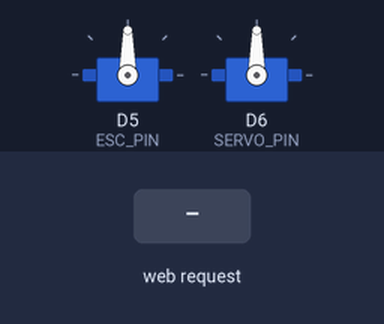
Bench run of a sketch on a simulated ESP8266 (NodeMCU). Shown: 2 × servo. The inputs (shaded band) are chosen by the test bench.

Above: at 1.2 s.
1.3 s: HTTP request GET /control?speed=120&steer=120 received
At 1.6 s:
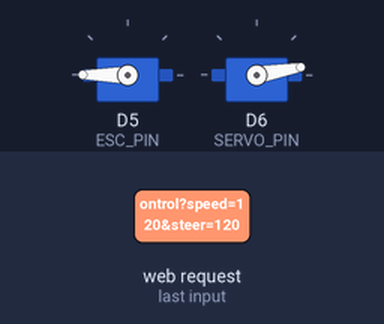
2.8 s: HTTP request GET /control?speed=1&steer=1 received
At 3.9 s:
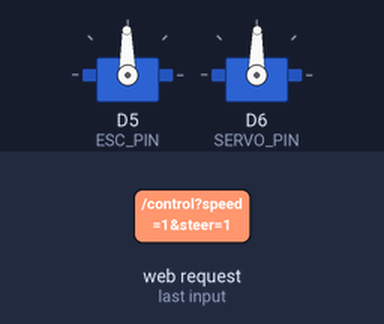
Timing chart, 0 to 5.8 s (numbered marks = the images above; inputs shaded):
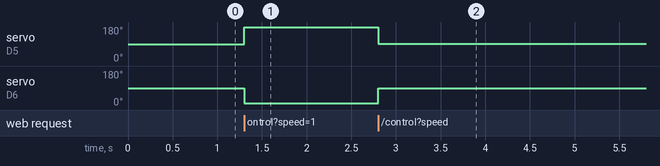

Measured:
- after the input at 1.3 s, servo on D5 (ESC_PIN): 90° → 180° at once; servo on D6 (SERVO_PIN): 90° → 10° at once
- after the input at 2.8 s, servo on D5 (ESC_PIN): 180° → 91° at once; servo on D6 (SERVO_PIN): 10° → 89° at once

The sketch:

Mobile_RC-with-esc.ino
```cpp
#include <ESP8266WiFi.h>
#include <ESP8266WebServer.h>
#include <Servo.h>

// --- Hardware Pin Definitions (Same as original setup) ---
#define ESC_PIN D5    // 10A Brushed ESC signal line
#define SERVO_PIN D6  // Steering Servo signal line

// --- Wi-Fi Credentials ---
const char* ssid = "RCCar_NodeMCU";
const char* password = "password123";

ESP8266WebServer server(80);

Servo motorESC;
Servo steeringServo;

// --- Calibration Variables ---
int servoCenter = 90;     // Neutral angle (degrees)
int servoMin = 10;        // Left turn limit
int servoMax = 170;       // Right turn limit
bool reverseServo = true; // Flip steering direction if needed

// --- Mobile Touch Web Interface ---
const char HTML_PAGE[] PROGMEM = R"rawliteral(
<!DOCTYPE html>
<html>
<head>
  <meta name="viewport" content="width=device-width, initial-scale=1.0, maximum-scale=1.0, user-scalable=no">
  <title>ESC & Servo Controller</title>
  <style>
    * { box-sizing: border-box; touch-action: none; -webkit-touch-callout: none; -webkit-user-select: none; }
    body {
      background-color: #0d0d0d;
      color: #ffffff;
      font-family: sans-serif;
      margin: 0;
      padding: 0;
      width: 100vw;
      height: 100vh;
      overflow: hidden;
      display: flex;
      justify-content: space-between;
      align-items: center;
    }
    .joystick-zone {
      position: relative;
      width: 220px;
      height: 220px;
      background: #1a1a1a;
      border: 4px solid #00adb5;
      border-radius: 50%;
      margin: 0 4vw;
    }
    .handle {
      position: absolute;
      width: 70px;
      height: 70px;
      background: #00adb5;
      border-radius: 50%;
      top: 75px;
      left: 75px;
      box-shadow: 0 0 15px rgba(0, 173, 181, 0.6);
      pointer-events: none;
    }
    .label {
      position: absolute;
      top: -35px;
      width: 100%;
      text-align: center;
      font-weight: bold;
      font-size: 18px;
      color: #00adb5;
    }
  </style>
</head>
<body>

  <!-- Left Joystick: Throttle (ESC) -->
  <div class="joystick-zone" id="leftZone">
    <div class="label">THROTTLE (ESC)</div>
    <div class="handle" id="leftHandle"></div>
  </div>

  <!-- Right Joystick: Steering (Servo) -->
  <div class="joystick-zone" id="rightZone">
    <div class="label">STEERING</div>
    <div class="handle" id="rightHandle"></div>
  </div>

  <script>
    let currentSpeed = 0;
    let currentSteer = 0;
    let lastSentSpeed = null;
    let lastSentSteer = null;
    let sendInFlight = false;

    const leftZone = document.getElementById('leftZone');
    const leftHandle = document.getElementById('leftHandle');
    const rightZone = document.getElementById('rightZone');
    const rightHandle = document.getElementById('rightHandle');

    function sendCommand() {
      if (sendInFlight) return;
      if (currentSpeed === lastSentSpeed && currentSteer === lastSentSteer) return;

      sendInFlight = true;
      lastSentSpeed = currentSpeed;
      lastSentSteer = currentSteer;

      fetch(`/control?speed=${currentSpeed}&steer=${currentSteer}`, { keepalive: true })
        .then(() => { sendInFlight = false; })
        .catch(() => { sendInFlight = false; });
    }

    setInterval(sendCommand, 20);

    function processTouches(e) {
      e.preventDefault();

      let leftActive = false;
      let rightActive = false;

      const leftRect = leftZone.getBoundingClientRect();
      const rightRect = rightZone.getBoundingClientRect();

      const leftCenterX = leftRect.left + 110;
      const leftCenterY = leftRect.top + 110;
      const rightCenterX = rightRect.left + 110;
      const rightCenterY = rightRect.top + 110;

      const activeRadius = 140;

      for (let i = 0; i < e.touches.length; i++) {
        const touch = e.touches[i];

        // Left Joystick (Throttle)
        const distLeft = Math.hypot(touch.clientX - leftCenterX, touch.clientY - leftCenterY);
        if (distLeft <= activeRadius) {
          leftActive = true;
          let y = touch.clientY - leftCenterY;
          y = Math.max(-80, Math.min(80, y));
          leftHandle.style.transform = `translate(0px, ${y}px)`;
          currentSpeed = Math.round((-y / 80) * 100);
        }

        // Right Joystick (Steering)
        const distRight = Math.hypot(touch.clientX - rightCenterX, touch.clientY - rightCenterY);
        if (distRight <= activeRadius) {
          rightActive = true;
          let x = touch.clientX - rightCenterX;
          x = Math.max(-80, Math.min(80, x));
          rightHandle.style.transform = `translate(${x}px, 0px)`;
          currentSteer = Math.round((x / 80) * 100);
        }
      }

      if (!leftActive) {
        leftHandle.style.transform = 'translate(0px, 0px)';
        currentSpeed = 0;
      }

      if (!rightActive) {
        rightHandle.style.transform = 'translate(0px, 0px)';
        currentSteer = 0;
      }
    }

    window.addEventListener('touchstart', processTouches, {passive: false});
    window.addEventListener('touchmove', processTouches, {passive: false});
    window.addEventListener('touchend', processTouches, {passive: false});
    window.addEventListener('touchcancel', processTouches, {passive: false});
  </script>
</body>
</html>
)rawliteral";

void handleControl() {
  if (server.hasArg("speed") && server.hasArg("steer")) {
    int speedPct = server.arg("speed").toInt(); // -100 to +100
    int steerPct = server.arg("steer").toInt(); // -100 to +100

    // ESC Control: 1500us (neutral), 2000us (full forward), 1000us (full reverse)
    int escPulse = map(speedPct, -100, 100, 1000, 2000);
    motorESC.writeMicroseconds(escPulse);

    // Servo Control
    int steerOffset = map(steerPct, -100, 100, -80, 80);
    int targetAngle;

    if (reverseServo) {
      targetAngle = servoCenter - steerOffset;
    } else {
      targetAngle = servoCenter + steerOffset;
    }

    targetAngle = constrain(targetAngle, servoMin, servoMax);
    steeringServo.write(targetAngle);

    server.send(200, "text/plain", "OK");
  } else {
    server.send(400, "text/plain", "Bad Request");
  }
}

void setup() {
  // Attach ESC to D1 (Pulse width range: 1000us - 2000us)
  motorESC.attach(ESC_PIN, 1000, 2000);
  motorESC.writeMicroseconds(1500); // Arms the ESC at startup

  // Attach Steering Servo to D5
  steeringServo.attach(SERVO_PIN);
  steeringServo.write(servoCenter);

  // Configure Wi-Fi Access Point
  WiFi.mode(WIFI_AP);
  WiFi.softAP(ssid, password);
  WiFi.setOutputPower(20.5);

  // Setup Web Server Routes
  server.on("/", []() {
    server.send(200, "text/html", HTML_PAGE);
  });
  server.on("/control", handleControl);

  server.begin();
}

void loop() {
  server.handleClient();
}
```
